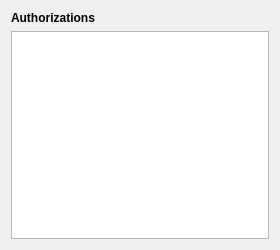
<?xml version="1.0" encoding="UTF-8"?>
<ui version="4.0">
 <class>ConfigWidget</class>
 <widget class="QWidget" name="ConfigWidget">
  <property name="geometry">
   <rect>
    <x>0</x>
    <y>0</y>
    <width>280</width>
    <height>250</height>
   </rect>
  </property>
  <layout class="QVBoxLayout">
   <item>
    <widget class="QLabel" name="label">
     <property name="font">
      <font>
       <bold>true</bold>
      </font>
     </property>
     <property name="text">
      <string>&lt;html&gt;&lt;head/&gt;&lt;body&gt;&lt;p&gt;Authorizations&lt;/p&gt;&lt;/body&gt;&lt;/html&gt;</string>
     </property>
    </widget>
   </item>
   <item>
    <widget class="QTableWidget" name="tableWidget"/>
   </item>
  </layout>
 </widget>
 <resources/>
 <connections/>
</ui>
